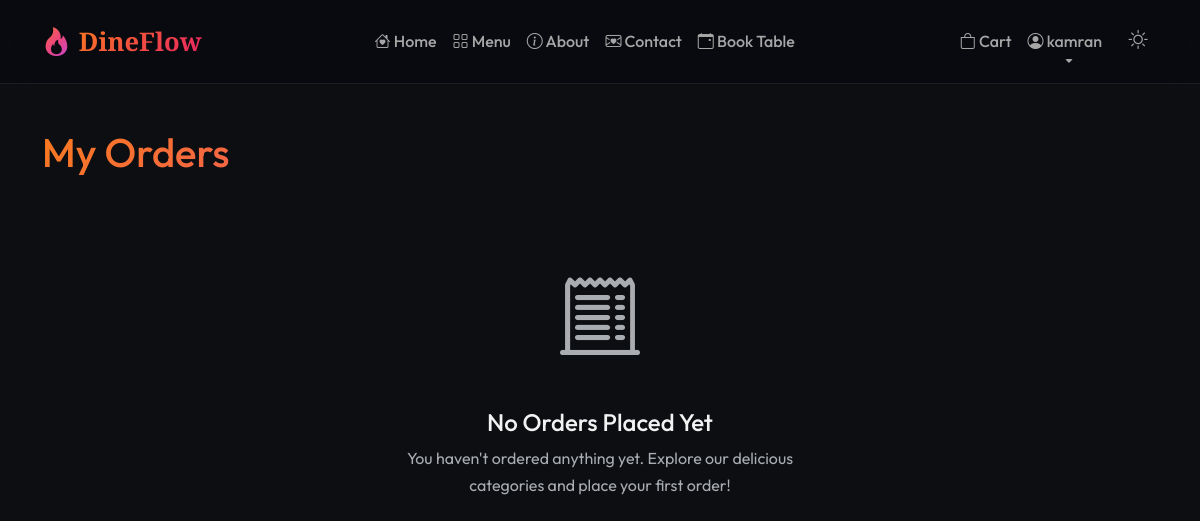
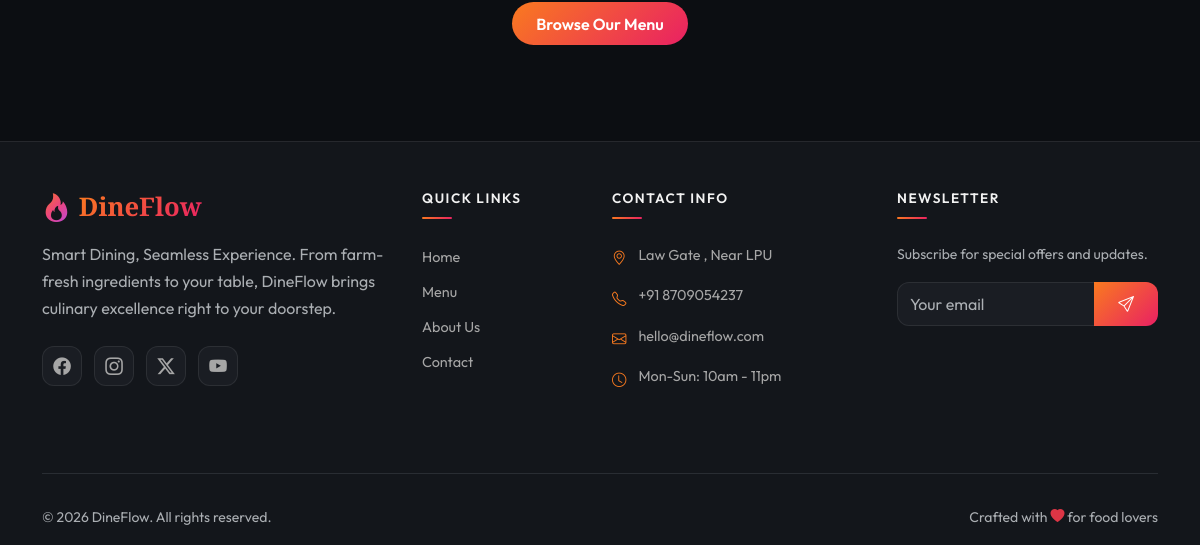
/orders/history/ (signed in), run on an earlier commit of the app's database (2 pictures, top to bottom).
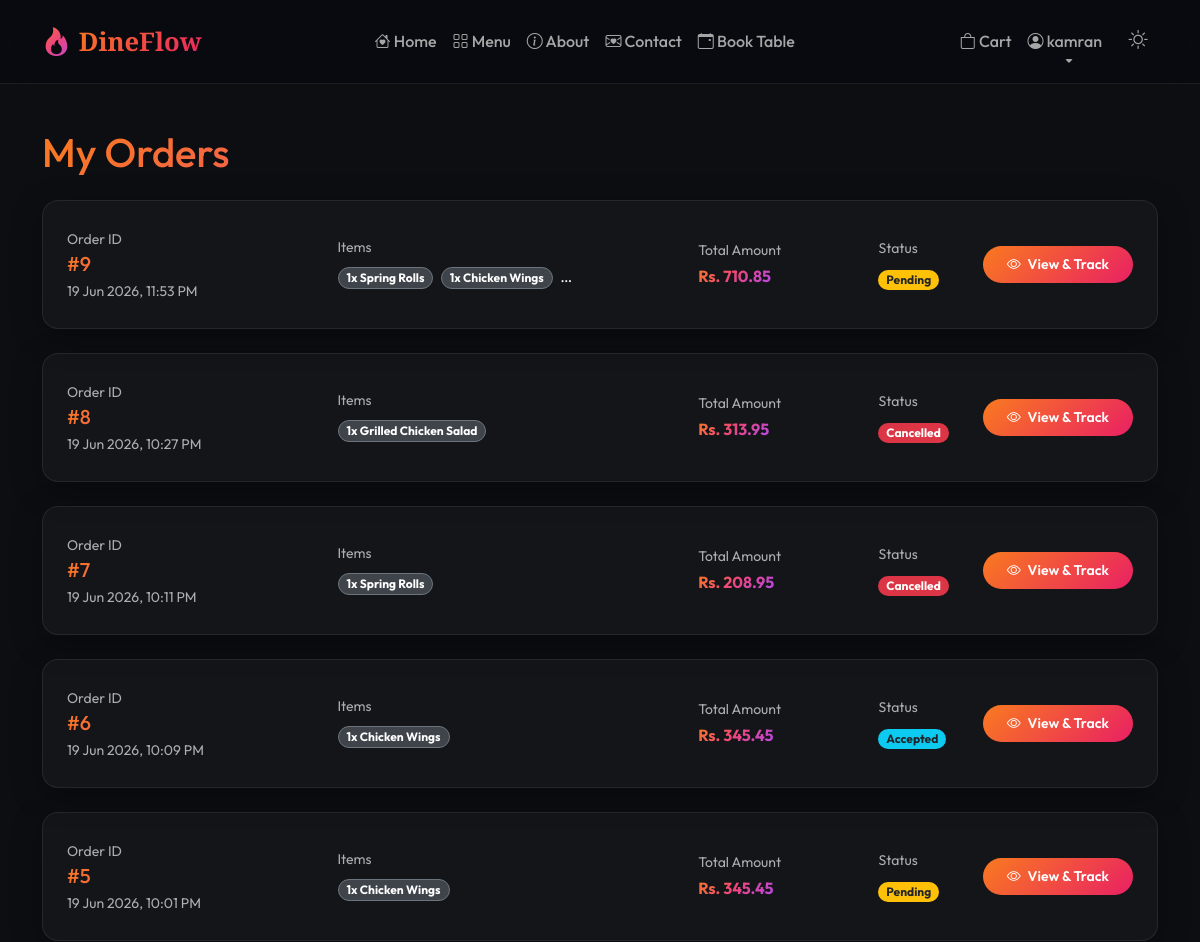
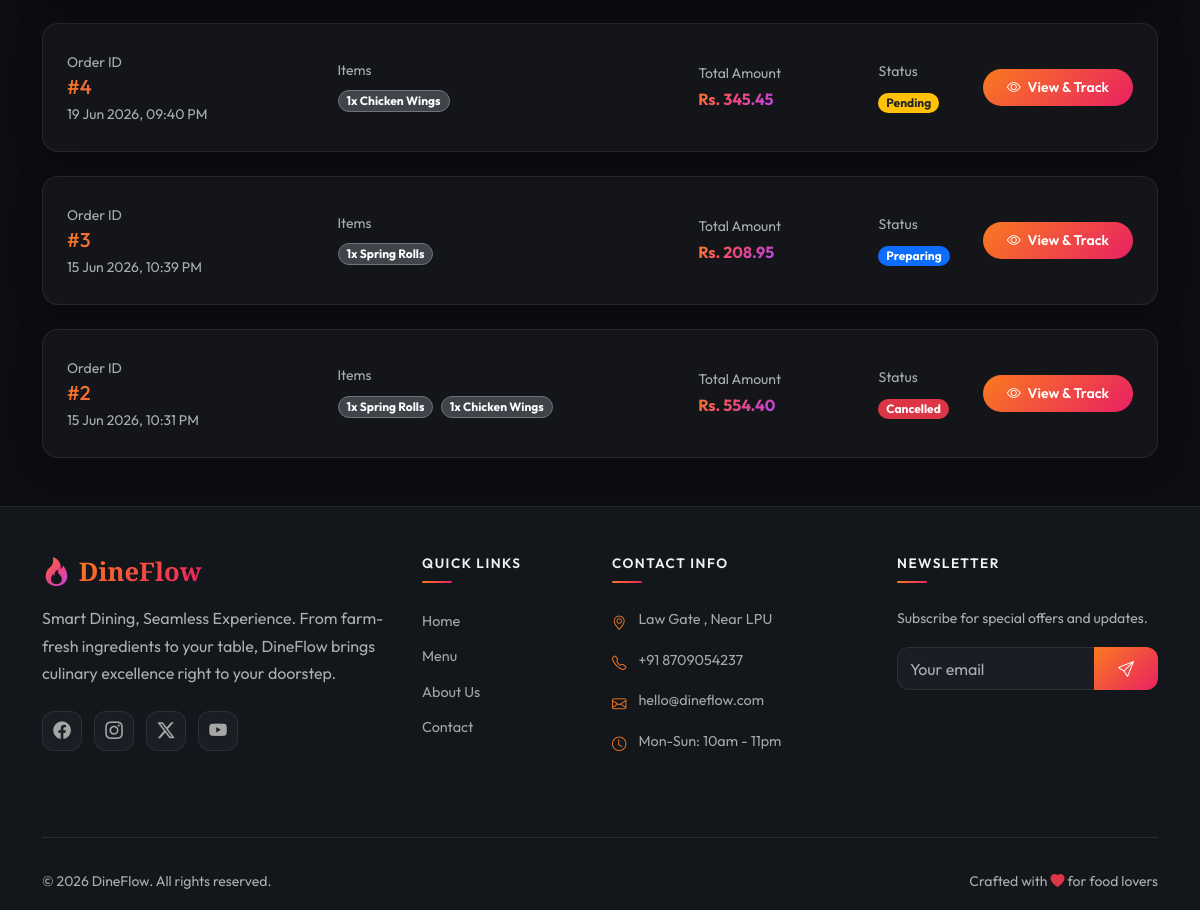
And on a later commit of the database (2 pictures, top to bottom).
### orders/models.py (models this page shows, shortened)
class Order(models.Model):
    class OrderStatus(models.TextChoices):
        PENDING = 'pending', 'Pending'
        ACCEPTED = 'accepted', 'Accepted'
        PREPARING = 'preparing', 'Preparing'
        READY = 'ready', 'Ready'
        OUT_FOR_DELIVERY = 'out_for_delivery', 'Out For Delivery'
        DELIVERED = 'delivered', 'Delivered'
        CANCELLED = 'cancelled', 'Cancelled'
    class PaymentStatus(models.TextChoices):
        PENDING = 'pending', 'Pending'
        PAID = 'paid', 'Paid'
        FAILED = 'failed', 'Failed'
        REFUNDED = 'refunded', 'Refunded'
    customer = models.ForeignKey(
        settings.AUTH_USER_MODEL,
        on_delete=models.CASCADE,
        related_name='orders',
    )
    total_amount = models.DecimalField(max_digits=10, decimal_places=2, default=0)
    payment_status = models.CharField(
        max_length=20,
        choices=PaymentStatus.choices,
        default=PaymentStatus.PENDING,
    )
    order_status = models.CharField(
        max_length=20,
        choices=OrderStatus.choices,
        default=OrderStatus.PENDING,
    )
    delivery_address = models.TextField(blank=True, null=True)
    special_instructions = models.TextField(blank=True, null=True)
    order_date = models.DateTimeField(auto_now_add=True)
    updated_at = models.DateTimeField(auto_now=True)
    class Meta:
        verbose_name = 'Order'
        verbose_name_plural = 'Orders'
        ordering = ['-order_date']

class OrderItem(models.Model):
    order = models.ForeignKey(
        Order,
        on_delete=models.CASCADE,
        related_name='items',
    )
    menu_item = models.ForeignKey(
        MenuItem,
        on_delete=models.SET_NULL,
        null=True,
        related_name='order_items',
    )
    quantity = models.PositiveIntegerField(default=1)
    price = models.DecimalField(max_digits=10, decimal_places=2)
    class Meta:
        verbose_name = 'Order Item'
        verbose_name_plural = 'Order Items'

### menu/models.py (models this page shows, shortened)
class MenuItem(models.Model):
    name = models.CharField(max_length=200)
    description = models.TextField()
    category = models.ForeignKey(
        Category,
        on_delete=models.CASCADE,
        related_name='items',
    )
    image = models.ImageField(upload_to='menu_items/', blank=True, null=True)
    price = models.DecimalField(max_digits=10, decimal_places=2)
    preparation_time = models.PositiveIntegerField(
        help_text='Preparation time in minutes',
        default=15,
    )
    availability_status = models.BooleanField(default=True)
    is_featured = models.BooleanField(default=False)
    is_vegetarian = models.BooleanField(default=False)
    is_spicy = models.BooleanField(default=False)
    calories = models.PositiveIntegerField(blank=True, null=True)
    created_at = models.DateTimeField(auto_now_add=True)
    updated_at = models.DateTimeField(auto_now=True)
    class Meta:
        verbose_name = 'Menu Item'
        verbose_name_plural = 'Menu Items'
        ordering = ['-created_at']

### orders/views.py (the view)
# urls.py: path('history/', views.order_history_view, name='history'),
@login_required
def order_history_view(request):
    orders = Order.objects.filter(
        customer=request.user
    ).prefetch_related('items__menu_item').order_by('-order_date')
    context = {
        'orders': orders,
    }
    return render(request, 'orders/order_history.html', context)

### cart/context_processors.py (called while the page is built)
def cart_item_count(request):
    count = 0
    if request.user.is_authenticated:
        try:
            from .models import Cart
            cart = Cart.objects.get(user=request.user)
            count = cart.total_items
        except Cart.DoesNotExist:
            count = 0
    return {'cart_item_count': count}

### cart/models.py (called while the page is built)
    @property
    def total_items(self):
        return sum(item.quantity for item in self.items.all())

### templates/orders/order_history.html (shortened to what the changed rows need)
{% extends 'base.html' %}
{% load static %}
{% block content %}
<section class="order-history-section py-5">
    <div class="container" style="margin-top: 80px;">
        <h1 class="mb-4 text-gradient animate-fade-up">My Orders</h1>
        {% if orders %}
            <div class="row g-4">
                {% for order in orders %}
                <div class="col-12 animate-fade-up" style="animation-delay: 0.1s;">
                    <div class="glass-card p-4 h-100 hover-scale">
                        <div class="row align-items-center g-3">
                            <div class="col-md-3">
                                <span class="text-muted small">Order ID</span>
                                <h3 class="h5 font-heading text-gradient mb-0">#{{ order.pk }}</h3>
                                <small class="text-muted d-block mt-1">{{ order.order_date|date:"d M Y, h:i A" }}</small>
                            </div>
                            <div class="col-md-4">
                                <span class="text-muted small d-block mb-1">Items</span>
                                <div class="text-truncate" style="max-width: 320px;" title="{% for item in order.items.all %}{{ item.quantity }}x {{ item.menu_item.name }}{% if not forloop.last %}, {% endif %}{% endfor %}">
                                    {% for item in order.items.all %}
                                        <span class="badge bg-secondary bg-opacity-50 text-color border border-secondary rounded-pill me-1 mb-1 px-2 py-1 small">
                                            {{ item.quantity }}x {{ item.menu_item.name }}
                                        </span>
                                    {% empty %}
                                        <span class="text-muted small">No items</span>
                                    {% endfor %}
                                </div>
                            </div>
                            <div class="col-md-2">
                                <span class="text-muted small d-block">Total Amount</span>
                                <span class="fw-bold text-gradient">Rs. {{ order.total_amount }}</span>
                            </div>
                            <div class="col-md-1">
                                <span class="text-muted small d-block mb-1">Status</span>
                                <span class="badge rounded-pill px-2.5 py-1.5
                                    {% if order.order_status == 'pending' %}bg-warning text-dark
                                    {% elif order.order_status == 'accepted' %}bg-info text-dark
                                    {% elif order.order_status == 'preparing' %}bg-primary
                                    {% elif order.order_status == 'ready' %}bg-success
                                    {% elif order.order_status == 'out_for_delivery' %}bg-purple
                                    {% elif order.order_status == 'delivered' %}bg-success
                                    {% elif order.order_status == 'cancelled' %}bg-danger
                                    {% endif %}">
                                    {{ order.get_order_status_display }}
                                </span>
                            </div>
                            <div class="col-md-2 text-md-end">
                                <a href="{% url 'orders:detail' order.pk %}" class="btn btn-gradient-primary btn-sm rounded-pill px-4 py-2">
                                    <i class="bi bi-eye me-1"></i> View & Track
                                </a>
                            </div>
                        </div>
                    </div>
                </div>
                {% endfor %}
            </div>
        {% else %}
            <div class="text-center py-5 animate-fade-up">
                <div class="mb-4">
                    <i class="bi bi-receipt-cutoff text-muted" style="font-size: 5rem;"></i>
                </div>
                <h3 class="h4 font-heading mb-2">No Orders Placed Yet</h3>
                <p class="text-muted mb-4" style="max-width: 450px; margin: 0 auto;">
                    You haven't ordered anything yet. Explore our delicious categories and place your first order!
                </p>
                <a href="{% url 'menu:list' %}" class="btn btn-gradient-primary rounded-pill px-4 py-2.5">
                    Browse Our Menu
                </a>
            </div>
        {% endif %}
    </div>
</section>
{% endblock %}

What changed in the data, as far as the page shows it:
added Order: pk "9", order_date "19 Jun 2026, 11:53 PM", total_amount "710.85", order_status "Pending"
added OrderItem: quantity "1", menu_item.name "Spring Rolls", shown under "9"
added OrderItem: quantity "1", menu_item.name "Chicken Wings", shown under "9"
added OrderItem: quantity "1", shown under "9"
added Order: pk "8", order_date "19 Jun 2026, 10:27 PM", total_amount "313.95", order_status "Cancelled"
added OrderItem: quantity "1", menu_item.name "Grilled Chicken Salad", shown under "8"
added Order: pk "7", order_date "19 Jun 2026, 10:11 PM", total_amount "208.95", order_status "Cancelled"
added OrderItem: quantity "1", menu_item.name "Spring Rolls", shown under "7"
added Order: pk "6", order_date "19 Jun 2026, 10:09 PM", total_amount "345.45", order_status "Accepted"
added OrderItem: quantity "1", menu_item.name "Chicken Wings", shown under "6"
added Order: pk "5", order_date "19 Jun 2026, 10:01 PM", total_amount "345.45", order_status "Pending"
added OrderItem: quantity "1", menu_item.name "Chicken Wings", shown under "5"
added Order: pk "4", order_date "19 Jun 2026, 09:40 PM", total_amount "345.45", order_status "Pending"
added OrderItem: quantity "1", menu_item.name "Chicken Wings", shown under "4"
added Order: pk "3", order_date "15 Jun 2026, 10:39 PM", total_amount "208.95", order_status "Preparing"
added OrderItem: quantity "1", menu_item.name "Spring Rolls", shown under "3"
added Order: pk "2", order_date "15 Jun 2026, 10:31 PM", total_amount "554.40", order_status "Cancelled"
added OrderItem: quantity "1", menu_item.name "Spring Rolls", shown under "2"
added OrderItem: quantity "1", menu_item.name "Chicken Wings", shown under "2"
Also different on the page:
text no longer shown: "No Orders Placed Yet You haven't ordered anything yet. Explore our delicious categories and place your first order! Browse Our Menu"
